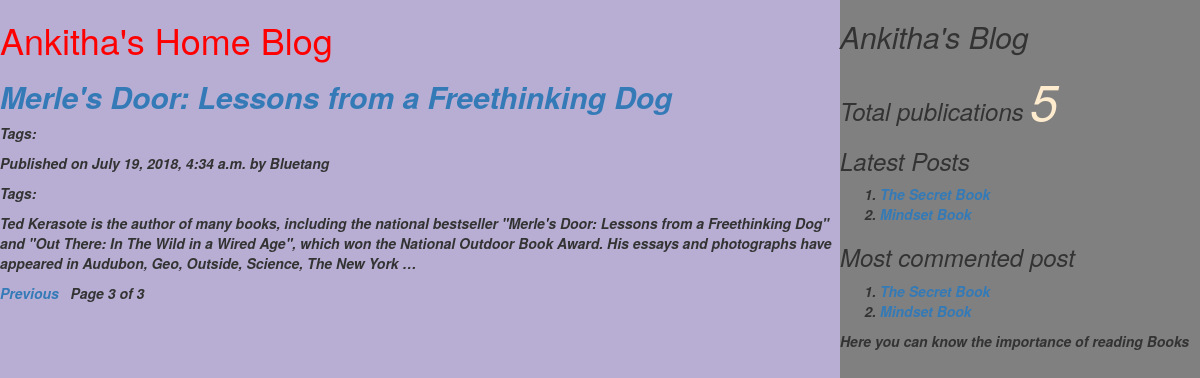
/?page=3, run on the app's committed database.
### myApp/models.py (models this page shows, shortened)
class Post(models.Model):
    tags=TaggableManager()
    STATUS_CHOICE=(('draft','Draft'),('published','Published'))
    title=models.CharField(max_length=300)
    slug=models.SlugField(max_length=100,unique_for_date='publish')
    author=models.ForeignKey(User,related_name='blog_posts',on_delete=models.CASCADE)
    body=models.TextField()
    publish=models.DateTimeField(default=timezone.now)
    created=models.DateTimeField(auto_now_add=True)
    updated=models.DateTimeField(auto_now=True)
    status=models.CharField(max_length=30,choices=STATUS_CHOICE,default='draft')
    class Meta:
        ordering=('-publish',)
    def get_absolute_url(self):
        return reverse('post_detail',args=[self.publish.year,self.publish.strftime('%m'),self.publish.strftime('%d'),self.slug])

### myApp/views.py (the view)
# urls.py: url(r'^$',views.post_list_view),
def post_list_view(request,tag_slug=None):
    post_list=Post.objects.all()
    tag=None
    if tag_slug:
        tag=get_object_or_404(Tag,slug=tag_slug) #provided slug
        post_list=post_list.filter(tags__in=[tag])
    paginator=Paginator(post_list,2) #step1
    page_number=request.GET.get('page') #step2
    try:
       post_list=paginator.page(page_number) #step2
    except PageNotAnInteger:
       post_list=paginator.page(1) #step 3
    except EmptyPage:
      post_list=paginator.page(paginator.num_pages) #step 4
    d={'post_list':post_list,'tag':tag}
    return render(request,'myApp/post_list.html',d)

### myApp/templatetags/mytags.py (called while the page is built)
@register.simple_tag
def total_posts():
    return Post.objects.count()

@register.inclusion_tag('myApp/latest_post.html')
def show_latest_posts(count=3):
    latest_posts=Post.objects.order_by('-publish')[:count]
    return {'latest_posts':latest_posts}

@register.simple_tag
def get_most_commented_posts(count=2):
    return Post.objects.annotate(total_comments=Count('comments')).order_by('-total_comments')[:count]

### templates/myApp/post_list.html (shortened to what this page needs)
<html>
    {%extends 'myApp/parent.html'%}
        {%block content_block%}
        <h1 style="color:red">Ankitha's Home Blog</h1>
        {%for post in post_list%}
        <a href="{{post.get_absolute_url}}"><h2><i><b>{{post.title}}</h2></a>
        <p>Tags:
        </p>
        <i><b>Published on {{post.publish}} by {{post.author|title}}</p>
        <p>Tags:{{post.tags.all|join:','}}</p>
        {{post.body|truncatewords:50|linebreaks}}
        {%endfor%}
        {%include 'myApp/pagination.html' with page=post_list%}
        {%endblock%}

### templates/myApp/parent.html (shortened to what this page needs)
<html>
{%load mytags%}
    <head>
        <link rel="stylesheet" href="https://maxcdn.bootstrapcdn.com/bootstrap/3.3.7/css/bootstrap.min.css">
    </head>
    <body>
        <div class="content" style="width:70%;float:left;background-color:rgba(117, 97, 172, 0.514);height:100%">
            {%block content_block%}
            {%endblock%}
        </div>
        <div class="sidebar" style="width:30%;float:right;background-color:grey;height:100%">
            <h2>Ankitha's Blog</h2>
            <h3>Total publications
                <span style="color:blanchedalmond;font-size:50px">
                {%total_posts%}</span>
                <h3>Latest Posts</h3>
                {% show_latest_posts 2 %}
                <h3>Most commented post</h3>
                {%get_most_commented_posts as m%}
                <ol>
                    {%for post in m%}
                    <li><a href="{{post.get_absolutr_url}}">{{post.title}}</a></li>
                    {%endfor%}
                </ol>
            </h3>
            <p>Here you can know the importance of reading Books</p>
        </div>
    </body>
</html>

### templates/myApp/latest_post.html
<html>
    <body>
        <ol>
        {%for post in latest_posts%}
        <li><a href="{{post.get_absolute_url}}">{{post.title}}</a></li>
        {%endfor%}
    </ol>
    </body>
</html>

### data on the page
Post: title "Merle's Door: Lessons from a Freethinking Dog", publish "July 19, 2018, 4:34 a.m.", author "Bluetang", body "Ted Kerasote is the author of many books, including the national bestseller \"Merle's Door: Lessons from a Freethinking Dog\" and \"Out There: In The Wild in a Wired Age\", which won the National Outdoor Book Award. His essays and photographs have appeared in Audubon, Geo, Outside, Science, The New York …"
Post: title "The Secret Book"
Post: title "Mindset Book"

### other printed values
{{ page.number }} "3"
{{ page.paginator.num_pages }} "3"
